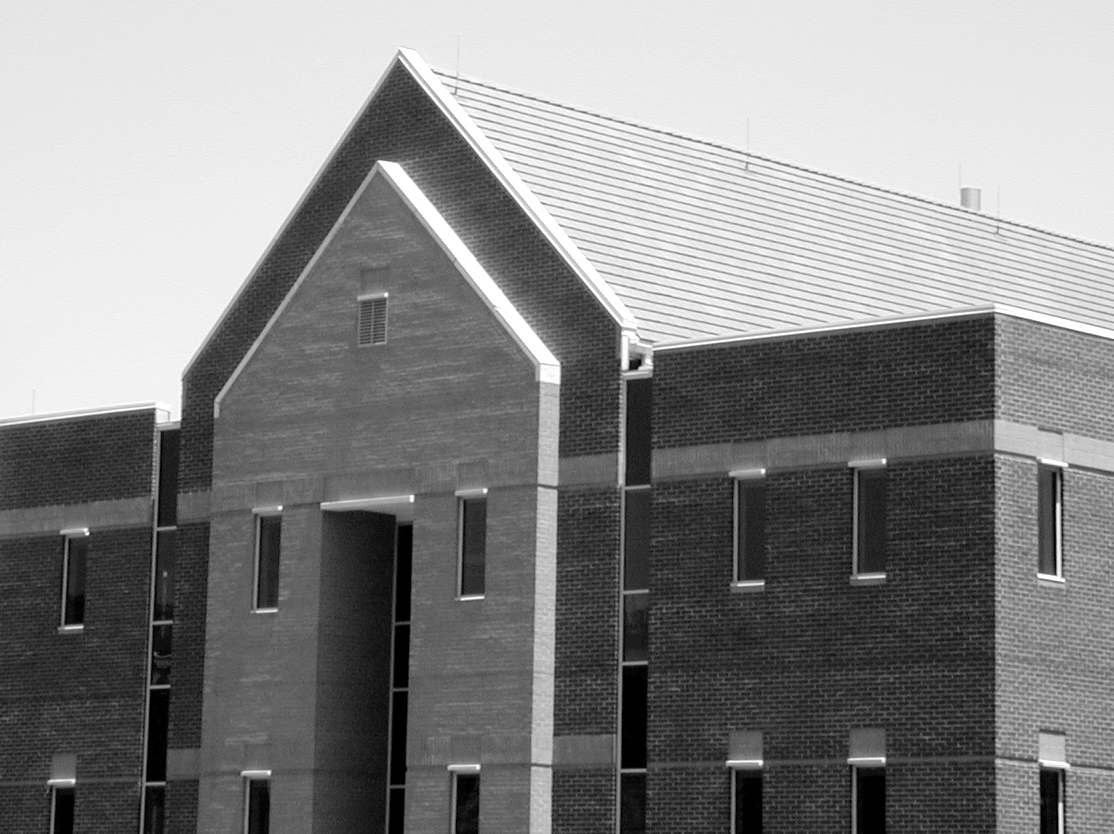
#> input picture PyProjects/Assignment9/building.tif, 1114 x 834 px
$ python segmentation.py building.tif   (older library calls are emulated)
#> lines starting #> are read from the running program, lines starting #| are printed output that depends on the picture; after the words box and inside, x2 and y2 are one past the last pixel; in counts of white or black regions, pixels touching at a corner belong together
'''
Created on Nov 28, 2014

@author: richman
'''

import argparse
from scipy import misc
import numpy as np

GRAYLEVEL = 256


def parseArgs():
    parser = argparse.ArgumentParser()
    parser.add_argument('inputimage', type=misc.imread)
    return parser.parse_args()


def main():
    args = parseArgs()
    sepOtsuimg = separateOtsu(args.inputimage)
    misc.imsave('Otsu.tif', sepOtsuimg)
    sepglobal = separateGlobal(args.inputimage)
    misc.imsave('global.tif', sepglobal)


def separateGlobal(picture):
    threshold_before = np.mean(picture)

    threshold_after = threshold_before+20
    g_1 = None
    g_2 = None
    while abs(threshold_after - threshold_before) > 0.01:
        threshold_before = threshold_after
        g_1 = picture[picture > threshold_before]
        g_2 = picture[picture <= threshold_before]
        m1 = np.mean(g_1)
        m2 = np.mean(g_2)
        threshold_after = 0.5 * (m1 + m2)
    output = np.zeros((picture.shape),np.uint8)
    output[picture > threshold_after] = 255
    return output


def separateOtsu(picture):
    hist_count = np.array([0. for _ in range(GRAYLEVEL)])
    for x in range(len(picture)):
        for y in range(len(picture[0])):
            grayscale = picture[x][y]
            hist_count[grayscale] += 1
#> after the loop, hist_count = 256 values, max 60842 at index 232, min 0 at index 1, mean 3629.2
    sumHist = float(sum(hist_count))
#> sumHist = 929076
    # Compute average dist
    dist = [float(graylvl) / sumHist for graylvl in hist_count]
#> dist = 256 values, max 0.0655 at index 232, min 0 at index 1, mean 0.00391
    #     Compute culdist
    cul_dist = [sum(dist[:i+1]) for i in range(len(dist))]
#> cul_dist = 256 values from 0.0109 to 1
    #     Compute Cul Mean dist
    mean_cul_dist=[]
    for i in range(len(dist)):
        curdist = 0.
        for p in range(i+1):
            curdist += p * dist[p]
        mean_cul_dist.append(curdist)
#> after the loop, mean_cul_dist = 256 values from 0 to 133.3
    #     index_hist = [ int(((GRAYLEVEL - 1) * cul_dist[i])) for i in range(histlength)]
    global_mean = sum([i * dist[i] for i in range(len(dist))])
#> global_mean = 133.3
    #      Between class variance [m_G * P_l(k) - m(k)]^2/P_l(k)[1-P_l(k)]
    between_class_var = np.array([(global_mean * cul_dist[k] - mean_cul_dist[k]) ** 2. / (cul_dist[
                                 k] * (1 - cul_dist[k])) if cul_dist[k] != 0 else 1 for k in range(len(dist))])
#> between_class_var = 256 values, max 5581.6 at index 146, min 7.28e-12 at index 255, mean 3650.8


    #     Compute the globalvariance
    global_var = sum([(i - global_mean) ** 2 * dist[i]
                      for i in range(len(dist))])
#> global_var = 6476.7
    # Compute K_star
    k_star = between_class_var.argmax(axis=0)
#> k_star = 146

    max_sep = between_class_var[k_star] / global_var
#> max_sep = 0.862
    ret = np.zeros((picture.shape))
    ret[picture > k_star] = 1
    return ret


if __name__ == '__main__':
    main()
#> in main, `sepOtsuimg = separateOtsu(args.inputimage)`:
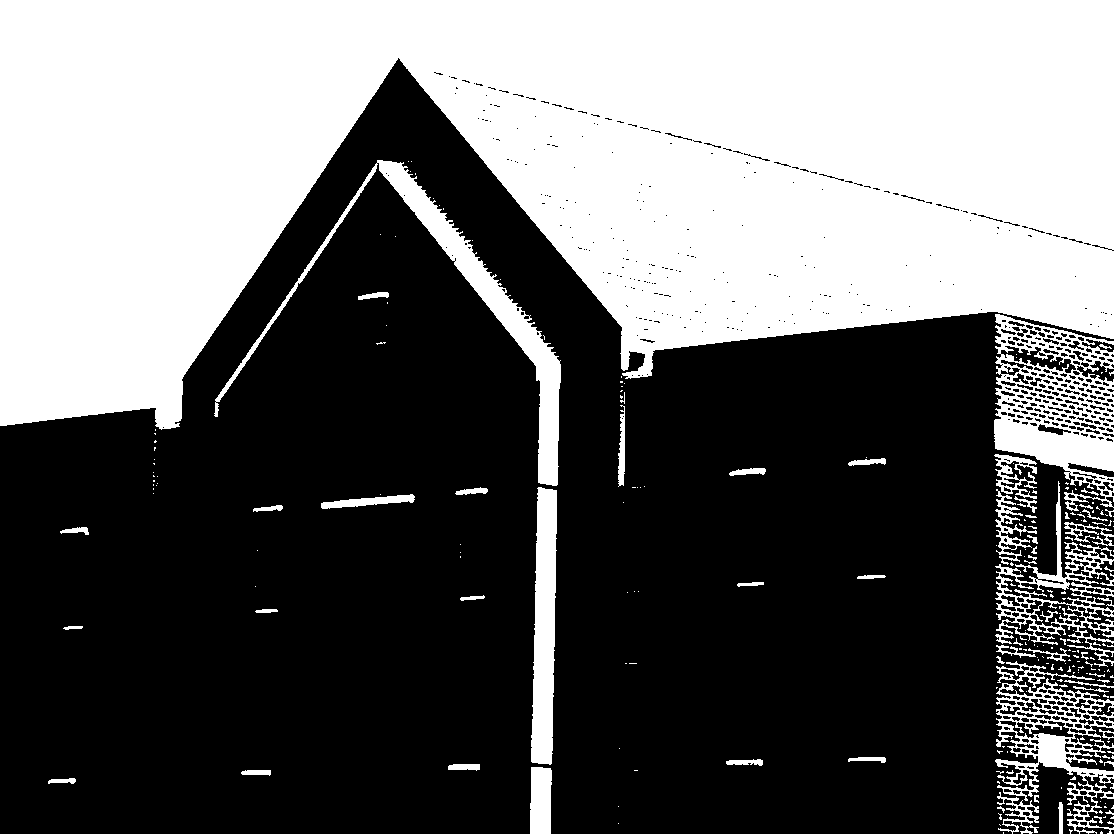
#> sepOtsuimg: shape (834, 1114) float64; values 0 (black) and 1 (white), 40.5% white; 243 white regions (183 under 20 px), largest, box (x1, y1, x2, y2) and area: (0, 0, 1114, 430) 329326, (994, 314, 1114, 511) 11407, (214, 160, 561, 486) 9550
#> in main, args.inputimage is the input picture: shape (834, 1114); min 0, max 255, mean 133.3
#> in separateGlobal, `threshold_before = np.mean(picture)`: threshold_before = 133.3
#> in separateGlobal, `threshold_after = threshold_before+20`: threshold_after = 153.3
#> the loop in separateGlobal, `while abs(threshold_after - threshold_before) > 0.01:` made 5 passes
#> (threshold_before, m1, m2, threshold_after) on passes 1 to 5: (153.3, 225.7, 72.95, 149.3), (149.3, 224.4, 72.02, 148.2), (148.2, 224.1, 71.8, 147.9), (147.9, 223.8, 71.6, 147.7), (147.7, 223.8, 71.6, 147.7)
